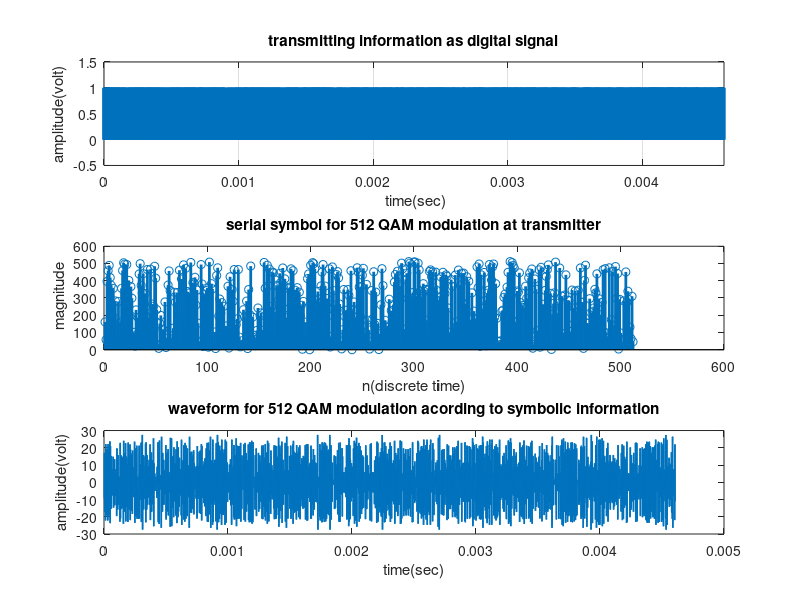
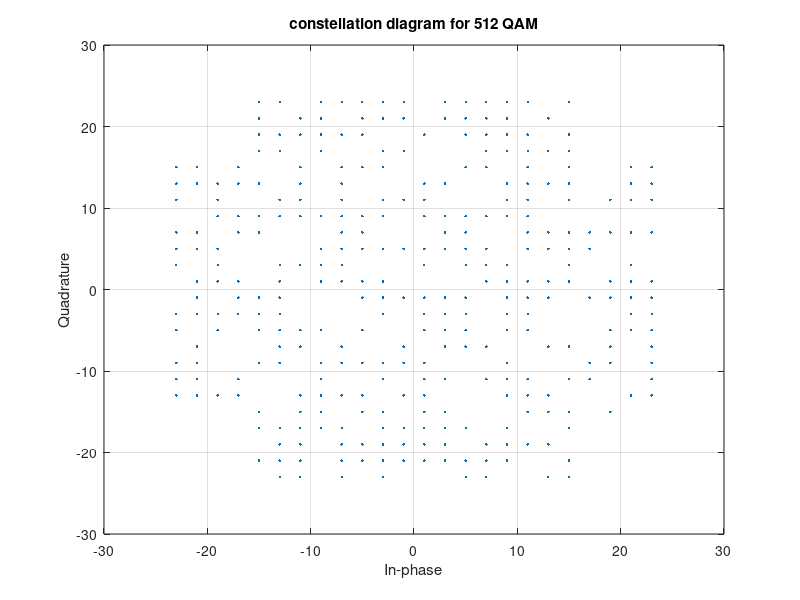
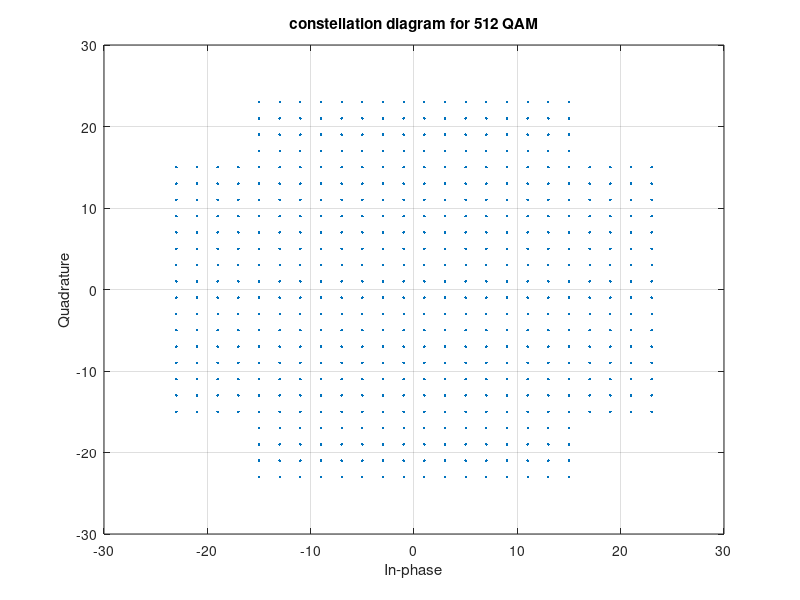
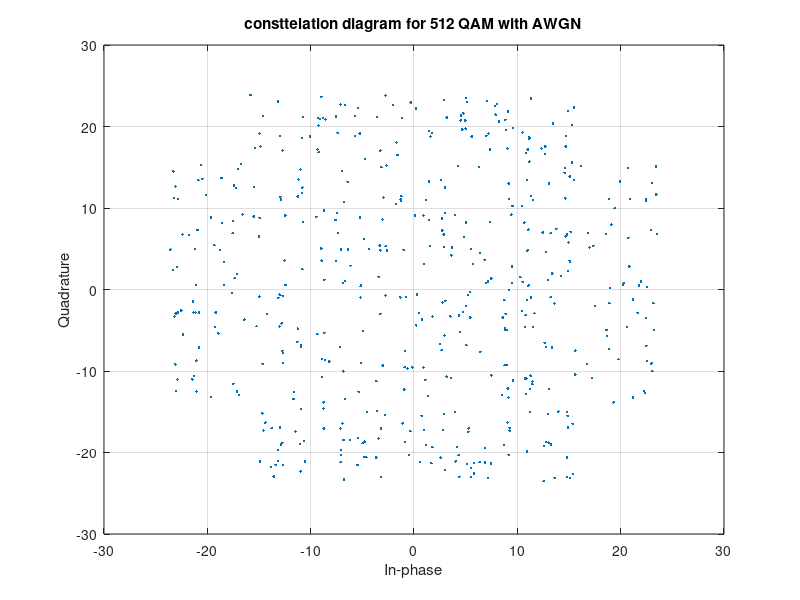

Recreate these plots in MATLAB, in order.
clear all
close all
clc;

% We will use 512 QAM Modulation
% That means we have 512 symbols and #bits/symbols = log2(512) = 9
% our stream of bits at least will be 512 * 9 = 4608 bit
M = 512; % Number of symbols
m = log2(M); % Number Of bits per symbol 
n_bits = 4608 ; % Defining Number of bits
stream = randi([0, 1], 1,n_bits); % This function generates 4608 random binary values

% Representation of transmitting binary information as digital signal 
x=stream;
bp=.000001; % bit period
bit=[]; % Defining empty array 
% The following for loop convert the stream of bits to a digital signal
for n=1:1:length(x)
if x(n)==1;
se=ones(1,100);
else x(n)==0;
se=zeros(1,100);
end
bit=[bit se];
end
t1=bp/100:bp/100:100*length(x)*(bp/100);
figure(1)
subplot(3,1,1);
plot(t1,bit,'lineWidth',2.5);grid on;
axis([ 0 bp*length(x) -.5 1.5]);
ylabel('amplitude(volt)');
xlabel(' time(sec)');
title('transmitting information as digital signal');

% binary information convert into symbolic form for M-array QAM modulation
stream_reshape=reshape(stream,log2(M),n_bits/log2(M))'; % Reshape every 9 bits into one vector
for(j=1:1:M)
for(i=1:1:log2(M))
a(j,i)=num2str(stream_reshape(j,i));
end
end
as=bin2dec(a);
ass=as';
figure(1)
subplot(3,1,2);
stem(ass,'Linewidth',2.0);
title('serial symbol for 512 QAM modulation at transmitter');
xlabel('n(discrete time)');
ylabel(' magnitude');

% Mapping for 512 QAM modulation
% define general constalation distribution for 512 QAM starting from 0 to 511
constellation = [-15+17i  -15+19i  -15+21i  -15+23i   -1+23i   -1+21i...
  -1+19i   -1+17i   -1-17i   -1-19i   -1-21i   -1-23i  -15-23i  -15-21i...
  -15-19i  -15-17i  -13+17i  -13+19i  -13+21i  -13+23i   -3+23i   -3+21i...
   -3+19i   -3+17i   -3-17i   -3-19i   -3-21i   -3-23i  -13-23i  -13-21i...
  -13-19i  -13-17i  -11+17i  -11+19i  -11+21i  -11+23i   -5+23i   -5+21i...
   -5+19i   -5+17i   -5-17i   -5-19i   -5-21i   -5-23i  -11-23i  -11-21i...
  -11-19i  -11-17i   -9+17i   -9+19i   -9+21i   -9+23i   -7+23i   -7+21i...
   -7+19i   -7+17i   -7-17i   -7-19i   -7-21i   -7-23i   -9-23i   -9-21i...
   -9-19i   -9-17i  -23+15i  -23+13i  -23+11i   -23+9i   -23+7i   -23+5i...
   -23+3i   -23+1i   -23-1i   -23-3i   -23-5i   -23-7i   -23-9i  -23-11i...
  -23-13i  -23-15i  -21+15i  -21+13i  -21+11i   -21+9i   -21+7i   -21+5i...
   -21+3i   -21+1i   -21-1i   -21-3i   -21-5i   -21-7i   -21-9i  -21-11i...
  -21-13i  -21-15i  -19+15i  -19+13i  -19+11i   -19+9i   -19+7i   -19+5i...
   -19+3i   -19+1i   -19-1i   -19-3i   -19-5i   -19-7i   -19-9i  -19-11i  -19-13i  -19-15i  -17+15i  -17+13i  -17+11i   -17+9i   -17+7i   -17+5i   -17+3i   -17+1i   -17-1i   -17-3i   -17-5i   -17-7i   -17-9i  -17-11i  -17-13i  -17-15i  -15+15i  -15+13i  -15+11i   -15+9i   -15+7i   -15+5i   -15+3i   -15+1i   -15-1i   -15-3i   -15-5i   -15-7i   -15-9i  -15-11i  -15-13i  -15-15i  -13+15i  -13+13i  -13+11i   -13+9i   -13+7i   -13+5i   -13+3i   -13+1i   -13-1i   -13-3i   -13-5i   -13-7i   -13-9i  -13-11i  -13-13i  -13-15i  -11+15i  -11+13i  -11+11i   -11+9i   -11+7i   -11+5i   -11+3i   -11+1i   -11-1i   -11-3i   -11-5i   -11-7i   -11-9i  -11-11i  -11-13i  -11-15i   -9+15i   -9+13i   -9+11i    -9+9i    -9+7i    -9+5i    -9+3i    -9+1i    -9-1i    -9-3i    -9-5i    -9-7i    -9-9i   -9-11i   -9-13i   -9-15i   -7+15i   -7+13i   -7+11i    -7+9i    -7+7i    -7+5i    -7+3i    -7+1i    -7-1i    -7-3i    -7-5i    -7-7i    -7-9i   -7-11i   -7-13i   -7-15i   -5+15i   -5+13i   -5+11i    -5+9i    -5+7i    -5+5i    -5+3i    -5+1i    -5-1i    -5-3i    -5-5i    -5-7i    -5-9i   -5-11i   -5-13i   -5-15i   -3+15i   -3+13i   -3+11i    -3+9i    -3+7i    -3+5i    -3+3i    -3+1i    -3-1i    -3-3i    -3-5i    -3-7i    -3-9i   -3-11i   -3-13i   -3-15i   -1+15i   -1+13i   -1+11i    -1+9i    -1+7i    -1+5i    -1+3i    -1+1i    -1-1i    -1-3i    -1-5i    -1-7i    -1-9i   -1-11i   -1-13i   -1-15i    1+15i    1+13i    1+11i     1+9i     1+7i     1+5i     1+3i     1+1i     1-1i     1-3i     1-5i     1-7i     1-9i    1-11i    1-13i    1-15i    3+15i    3+13i    3+11i     3+9i     3+7i     3+5i     3+3i     3+1i     3-1i     3-3i     3-5i     3-7i     3-9i    3-11i    3-13i    3-15i    5+15i    5+13i    5+11i     5+9i     5+7i     5+5i     5+3i     5+1i     5-1i     5-3i     5-5i     5-7i     5-9i    5-11i    5-13i    5-15i    7+15i    7+13i    7+11i     7+9i     7+7i     7+5i     7+3i     7+1i     7-1i     7-3i     7-5i     7-7i     7-9i    7-11i    7-13i    7-15i    9+15i    9+13i    9+11i     9+9i     9+7i     9+5i     9+3i     9+1i     9-1i     9-3i     9-5i     9-7i     9-9i    9-11i    9-13i    9-15i   11+15i   11+13i   11+11i    11+9i    11+7i    11+5i    11+3i    11+1i    11-1i    11-3i    11-5i    11-7i    11-9i   11-11i   11-13i   11-15i   13+15i   13+13i   13+11i    13+9i    13+7i    13+5i    13+3i    13+1i    13-1i    13-3i    13-5i    13-7i    13-9i   13-11i   13-13i   13-15i   15+15i   15+13i   15+11i    15+9i    15+7i    15+5i    15+3i    15+1i    15-1i    15-3i    15-5i    15-7i    15-9i   15-11i   15-13i   15-15i   17+15i   17+13i   17+11i    17+9i    17+7i    17+5i    17+3i    17+1i    17-1i    17-3i    17-5i    17-7i    17-9i   17-11i   17-13i   17-15i   19+15i   19+13i   19+11i    19+9i    19+7i    19+5i    19+3i    19+1i    19-1i    19-3i    19-5i    19-7i    19-9i   19-11i   19-13i   19-15i   21+15i   21+13i   21+11i    21+9i    21+7i    21+5i    21+3i    21+1i    21-1i    21-3i    21-5i    21-7i    21-9i   21-11i   21-13i   21-15i   23+15i   23+13i   23+11i    23+9i    23+7i    23+5i    23+3i    23+1i    23-1i    23-3i    23-5i    23-7i    23-9i   23-11i   23-13i   23-15i    9+17i    9+19i    9+21i    9+23i    7+23i    7+21i    7+19i    7+17i    7-17i    7-19i    7-21i    7-23i    9-23i    9-21i    9-19i    9-17i   11+17i   11+19i   11+21i   11+23i    5+23i    5+21i    5+19i    5+17i    5-17i    5-19i    5-21i    5-23i   11-23i   11-21i   11-19i   11-17i   13+17i   13+19i   13+21i   13+23i    3+23i    3+21i    3+19i    3+17i    3-17i    3-19i    3-21i    3-23i   13-23i   13-21i   13-19i   13-17i   15+17i   15+19i   15+21i   15+23i    1+23i    1+21i    1+19i    1+17i    1-17i    1-19i    1-21i    1-23i   15-23i   15-21i   15-19i   15-17i];
p =[]; % Defining empty array 
% mapping symbols to general constellation
for v = 1:1:512
   for vv = 1:1:512
      if ass(v) == vv-1
          p = [p constellation(vv)];
      end
   end
end 
scatterplot(p),grid on;
title('constellation diagram for 512 QAM');
scatterplot(constellation),grid on;
title('constellation diagram for 512 QAM');


%512 QAM modulation
RR=real(p)
II=imag(p)
sp=bp*9; %symbol period for 512 QAM
sr=1/sp; % symbol rate
f=sr*2;
t=sp/100:sp/100:sp; % time vector for each transmitted symbol
ss=length(t);
m=[];
for(k=1:1:length(RR))
yr=RR(k)*cos(2*pi*f*t); % inphase or real component
yim=II(k)*sin(2*pi*f*t); % Quadrature or imagenary component
y=yr+yim;
m=[m y];
end
tt=sp/100:sp/100:sp*length(RR); % time vector for all transmitted symbols
figure(1);
subplot(3,1,3);
plot(tt,m);
title('waveform for 512 QAM modulation acording to symbolic information');
xlabel('time(sec)');
ylabel('amplitude(volt)');
%AWGN channel
p_signal= mean(abs(y).^2); % signal power 
% show noise effect on conestellation diagram 
    snr = 30; % signal to noise ratio in dB
    noise = awgn(p,snr,'measured'); % awgn effect 
        h = scatterplot (noise);
        grid
    title('consttelation diagram for 512 QAM with AWGN');

        
    snr = 10; 
    noise = awgn(p,snr,'measured');  
        h = scatterplot (noise);
        grid
  title('consttelation diagram for 512 QAM with AWGN');

      snr = 5; 
    noise = awgn(p,snr,'measured'); 
        h = scatterplot (noise);
        grid
  title('consttelation diagram for 512 QAM with AWGN');

      snr = 0; 
    noise = awgn(p,snr,'measured');
        h = scatterplot (noise);
        grid
  title('consttelation diagram for 512 QAM with AWGN');

            snr = 30; 
    noise = awgn(p,snr,'measured'); 
        h = scatterplot (noise);
        grid
  title('consttelation diagram for 512 QAM with AWGN');
  
  %% 512 QAM demodulation 
clear i 
clear j
k1 = floor(sqrt(M));
r = 2*(0:k1-1) - k1 + 1;
[xi, yi] = meshgrid(r);
c = xi + j*flipud(yi);
c = c(:);

%now comparing the data from c's vector after rounding the input data.
z = zeros(size( noise)); 

%Find closest constellation symbol, symbol-by-symbol.
for k1 = 1:length( noise)
    [nil,ind] = min(abs( noise(k1) - c));
    z(k1) = ind - 1;
end

zb=de2bi(z,'left-msb'); % converting from decimal to binary symbol
zb=reshape(zb.',numel(zb),1');  % converting symbol to vector of bits 0s and 1s
%%%%%%%%%%%%%%%%%%%%%%%%%%%%%%%%%%% BER
ber=0; 
for i=1:length(stream)
    if stream(i)~=zb(i)
        ber=ber+1;
    end
end
EbNoindB=-10:5:20;
EbNo=20;
noise1 = awgn(p,EbNo,'measured');

clear i 
clear j
k11 = floor(sqrt(M));
rr = 2*(0:k11-1) - k11 + 1;
[xi, yi] = meshgrid(rr);
cc = xi + j*flipud(yi);
cc = cc(:);

%now comparing the data from c's vector after rounding the input data.
zz = zeros(size(noise1)); 

%Find closest constellation symbol, symbol-by-symbol.
for k11 = 1:length(noise1)
    [nill,indd] = min(abs(noise1(k11)-cc));
    zz(k11)= indd- 1;
end

zbb=de2bi(zz,'left-msb'); % converting from decimal to binary symbol
zbb=reshape(zbb.',numel(zbb),1');  % converting symbol to vector of bits 0s and 1s
ber1=0; 
for i=1:length(stream)
    if stream(i)~=zbb(i)
        ber1=ber1+1;
    end
end
BER=[2243 2210 2086 2076 2036 1984 1946];
BER1=BER/n_bits;
semilogy(EbNoindB,BER1)
title('the relation between the BER vs. Eb\NoindB');
xlabel('Eb\NoindB');
ylabel('bit_error_rate');
EbNoratio=10.^(EbNoindB/10);
q=sqrt((3/2)*EbNoratio.*(9/(M-1)));
Pe=(2/9)*(1-1/sqrt(M)).*erfc(q);
figure
semilogy(EbNoindB,Pe)
title('the relation between theortical BER vs. Eb\NoindB');
xlabel('Eb\NoindB');
ylabel('bit_error_rate');